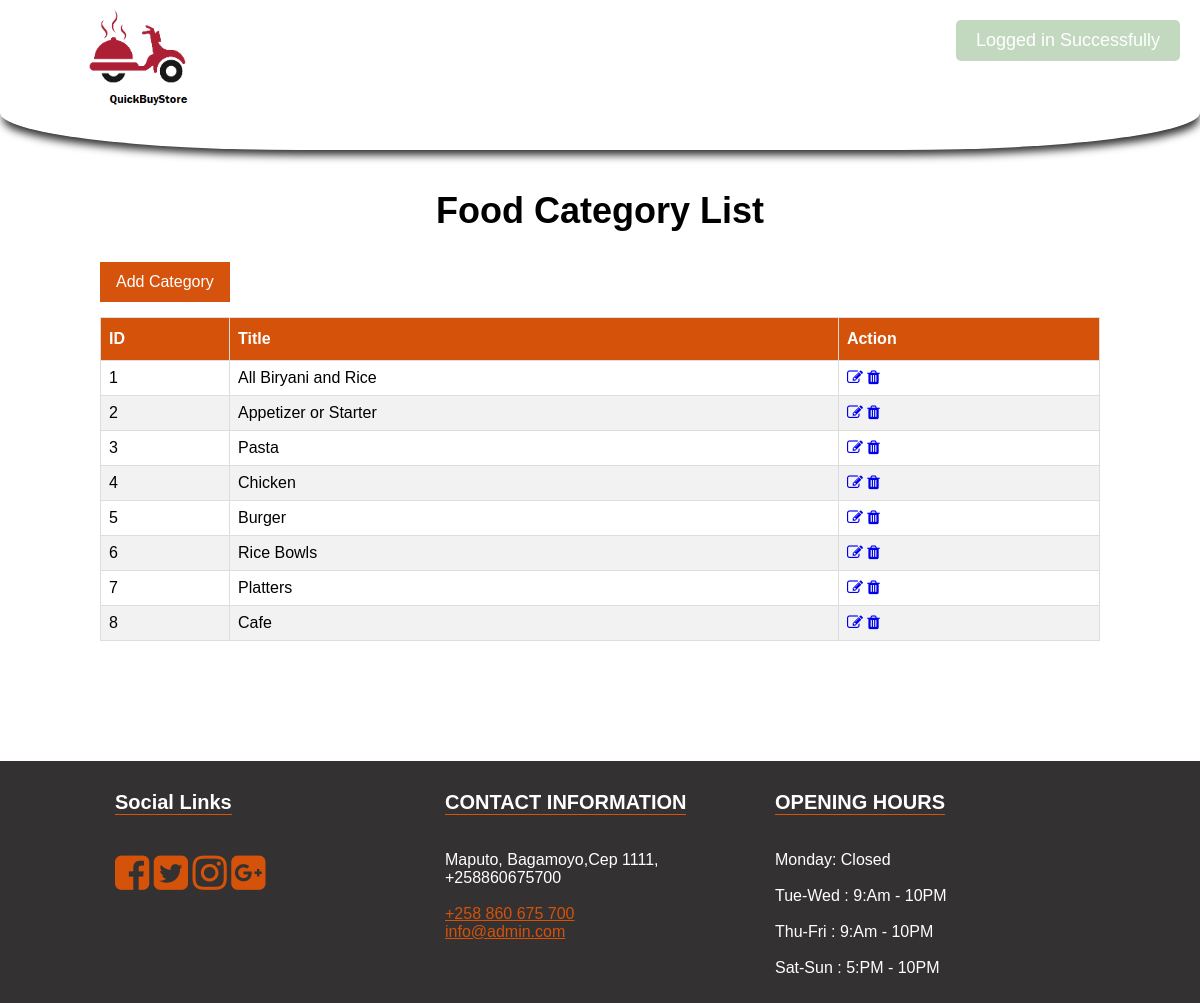
Screenshot of /food-delivery/admin-food-cat.php (signed in) with the database file from the repository.
### tables this page shows
CREATE TABLE IF NOT EXISTS `category` (
  `id` int(11) unsigned NOT NULL AUTO_INCREMENT,
  `title` varchar(255) NOT NULL,
  PRIMARY KEY (`id`)
);

CREATE TABLE IF NOT EXISTS `settings` (
  `id` int(11) unsigned NOT NULL AUTO_INCREMENT,
  `about_title` text NOT NULL,
  `about_detail` text NOT NULL,
  `about_img` varchar(255) NOT NULL,
  `fb_link` varchar(255) NOT NULL,
  `tw_link` varchar(255) NOT NULL,
  `ins_link` varchar(255) NOT NULL,
  `gplus_link` varchar(255) NOT NULL,
  `contact_info` text NOT NULL,
  `opening_hours` text NOT NULL,
  `currency` enum('GBP','USD','EURO','MZN') NOT NULL DEFAULT 'GBP',
  PRIMARY KEY (`id`)
);

### food-delivery/functions/flash.php (called while the page is built, shortened)
<?php
class FlashMessage {
    public static function render($var) {
        $messages = $_SESSION[$var];
        return $messages;
    }
}
?>

### food-delivery/admin-food-cat.php (the view, shortened to what this page needs)
<?php
include 'functions/flash.php';
$flash = new \FlashMessage();
include 'includes/header.php';
$sql = "SELECT * FROM category";
$result = $conn->query($sql);
?>
	<section class="inner-page-sec">
		<div class="container">
			<h1>Food Category List</h1>
			<a href="add-category.php" class="add-btn">Add Category</a>
			<div style="overflow-x:auto;">
				<table class="custom-tbl">
					<thead>
						<tr>
							<th>ID</th>
							<th>Title</th>
							<th>Action</th>
						</tr>
					</thead>
					<tbody>
						<?php
						if ($result->num_rows > 0) {
							while($row = $result->fetch_assoc()){
						?>
						<tr>
							<td><?php echo $row['id']?></td>
							<td><?php echo $row['title']?></td>
							<td>
								<a href="edit-cat.php?id=<?php echo $row['id']?>"><i class="fa fa-pencil-square-o" aria-hidden="true"></i></a>
								<a href="delete-cat.php?id=<?php echo $row['id']?>" class="delete-btn"><i class="fa fa-trash" aria-hidden="true"></i></a>
							</td>
						</tr>
						<?php } } else { ?>
							<tr>
								<td colspan="3">No Category Found!</td>
							</tr>
						<?php }  ?>
					</tbody>
				</table>
			</div>
		</div>
	</section>
<?php include 'includes/footer.php'; ?>

### food-delivery/includes/footer.php (shortened to what this page needs)
<footer>
	<div class="container">
		<div class="col-1">
			<h3>Social Links</h3>
			<ul>
				<li><a href="<?php echo $rowS['fb_link'];?>"><i class="fa fa-facebook-square" aria-hidden="true"></i></a></li>
				<li><a href="<?php echo $rowS['tw_link'];?>"><i class="fa fa-twitter-square" aria-hidden="true"></i></a></li>
				<li><a href="<?php echo $rowS['ins_link'];?>"><i class="fa fa-instagram" aria-hidden="true"></i></a></li>
				<li><a href="<?php echo $rowS['gplus_link'];?>"><i class="fa fa-google-plus-square" aria-hidden="true"></i></a></li>
			</ul>
		</div>
		<div class="col-1">
			<h3>CONTACT INFORMATION</h3>
			<p>
				<?php echo $rowS['contact_info'];?>
			</p>
		</div>
		<div class="col-1">
			<h3>OPENING HOURS</h3>
			<p>
				<?php echo $rowS['opening_hours'];?>
			</p>
		</div>
	</div>
</footer>
</div>
<?php
$nmsg=$flash->render('notification_msg');
$ntype=$flash->render('notification_type');
$str = "";
if($nmsg){
	$str .= '<div class="notificaton-msg msg-'.$ntype.'" style="top:20px;">';
    $str .= $nmsg;
	$str .= '</div>';
}
echo $str;
?>
</body>
</html>

### food-delivery/css/main.css (style rules this page uses)
body { margin: 0; font-family: Arial, Helvetica, sans-serif; }
footer { background-color: #333131; color: #fff; }
footer .container { max-width: 1000px; width: 100%; margin: 0px auto; }
footer .container .col-1 { float: left; width: 30%; padding: 10px 15px; }
footer .container .col-1 a { color: #d5520a; }
footer .container .col-1 h3 { text-align: left; font-size: 20px; border-bottom: 1px solid #d5530c; display: inline-block; }
footer .container .col-1 ul { padding: 0px; list-style: none; }
footer .container .col-1 ul li { display: inline-block; }
footer .container .col-1 ul li a { font-size: 40px; color: #d5520a; }
.inner-page-sec { padding-top: 150px; padding-bottom: 80px; }
.inner-page-sec .container { max-width: 1000px; width: 100%; margin: 40px auto; }
.inner-page-sec .container h1 { text-align: center; font-size: 36px; }
.notificaton-msg { position: fixed; top: 20px; right: 20px; z-index: 99999999; background-color: #4e4242; color: #fff; padding: 10px 20px 10px; border-radius: 5px; font-size: 18px; font-weight: 100; font-family: sans-serif; }
.notificaton-msg.msg-success { background-color: #63a05c; color: #fff; }
.custom-tbl { font-family: Arial, Helvetica, sans-serif; border-collapse: collapse; width: 100%; }
.custom-tbl td, .custom-tbl th { border: 1px solid #ddd; padding: 8px; }
.custom-tbl tr:nth-child(even) { background-color: #f2f2f2; }
.custom-tbl th { padding-top: 12px; padding-bottom: 12px; text-align: left; background-color: #d5520a; color: white; }
.add-btn { text-decoration: none; background-color: #d5530c; border: 1px solid #d5530c; color: #ffffff; padding: 10px 15px; display: inline-block; margin-bottom: 15px; }

### rows the page displays
category: id "1", title "All Biryani and Rice"
category: id "2", title "Appetizer or Starter"
category: id "3", title "Pasta"
category: id "4", title "Chicken"
category: id "5", title "Burger"
category: id "6", title "Rice Bowls"
category: id "7", title "Platters"
category: id "8", title "Cafe"
settings: contact_info "Maputo, Bagamoyo,Cep 1111, +258860675700 +258 860 675 700 info@admin.com", opening_hours "Monday: Closed Tue-Wed : 9:Am - 10PM Thu-Fri : 9:Am - 10PM Sat-Sun : 5:PM - 10PM"
